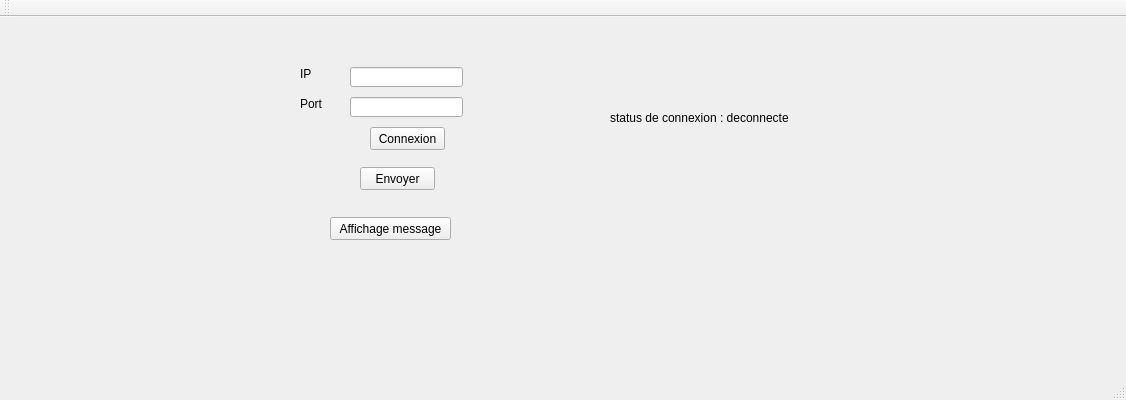
<?xml version="1.0" encoding="UTF-8"?>
<ui version="4.0">
 <class>InitiationQtClass</class>
 <widget class="QMainWindow" name="InitiationQtClass">
  <property name="geometry">
   <rect>
    <x>0</x>
    <y>0</y>
    <width>1126</width>
    <height>400</height>
   </rect>
  </property>
  <property name="windowTitle">
   <string>InitiationQt</string>
  </property>
  <widget class="QWidget" name="centralWidget">
   <widget class="QPushButton" name="pushButton_3">
    <property name="geometry">
     <rect>
      <x>330</x>
      <y>200</y>
      <width>121</width>
      <height>23</height>
     </rect>
    </property>
    <property name="text">
     <string>Affichage message</string>
    </property>
   </widget>
   <widget class="QLabel" name="label">
    <property name="geometry">
     <rect>
      <x>320</x>
      <y>230</y>
      <width>131</width>
      <height>81</height>
     </rect>
    </property>
    <property name="text">
     <string/>
    </property>
   </widget>
   <widget class="QLabel" name="label_3">
    <property name="geometry">
     <rect>
      <x>300</x>
      <y>50</y>
      <width>47</width>
      <height>13</height>
     </rect>
    </property>
    <property name="text">
     <string>IP</string>
    </property>
   </widget>
   <widget class="QLabel" name="label_4">
    <property name="geometry">
     <rect>
      <x>300</x>
      <y>80</y>
      <width>47</width>
      <height>13</height>
     </rect>
    </property>
    <property name="text">
     <string>Port</string>
    </property>
   </widget>
   <widget class="QLineEdit" name="IPLineEdit">
    <property name="geometry">
     <rect>
      <x>350</x>
      <y>50</y>
      <width>113</width>
      <height>20</height>
     </rect>
    </property>
   </widget>
   <widget class="QLineEdit" name="portLineEdit">
    <property name="geometry">
     <rect>
      <x>350</x>
      <y>80</y>
      <width>113</width>
      <height>20</height>
     </rect>
    </property>
   </widget>
   <widget class="QPushButton" name="pushButton_2">
    <property name="geometry">
     <rect>
      <x>370</x>
      <y>110</y>
      <width>75</width>
      <height>23</height>
     </rect>
    </property>
    <property name="text">
     <string>Connexion</string>
    </property>
   </widget>
   <widget class="QLabel" name="connectionStatusLabel">
    <property name="geometry">
     <rect>
      <x>610</x>
      <y>80</y>
      <width>451</width>
      <height>41</height>
     </rect>
    </property>
    <property name="text">
     <string>status de connexion : deconnecte</string>
    </property>
   </widget>
   <widget class="QPushButton" name="pushButton_4">
    <property name="geometry">
     <rect>
      <x>360</x>
      <y>150</y>
      <width>75</width>
      <height>23</height>
     </rect>
    </property>
    <property name="text">
     <string>Envoyer</string>
    </property>
   </widget>
  </widget>
  <widget class="QMenuBar" name="menuBar">
   <property name="geometry">
    <rect>
     <x>0</x>
     <y>0</y>
     <width>1126</width>
     <height>21</height>
    </rect>
   </property>
  </widget>
  <widget class="QToolBar" name="mainToolBar">
   <attribute name="toolBarArea">
    <enum>TopToolBarArea</enum>
   </attribute>
   <attribute name="toolBarBreak">
    <bool>false</bool>
   </attribute>
  </widget>
  <widget class="QStatusBar" name="statusBar"/>
 </widget>
 <layoutdefault spacing="6" margin="11"/>
 <resources>
  <include location="InitiationQt.qrc"/>
 </resources>
 <connections>
  <connection>
   <sender>pushButton_3</sender>
   <signal>clicked()</signal>
   <receiver>InitiationQtClass</receiver>
   <slot>onDisplayMessageButtonClicked()</slot>
   <hints>
    <hint type="sourcelabel">
     <x>390</x>
     <y>244</y>
    </hint>
    <hint type="destinationlabel">
     <x>299</x>
     <y>199</y>
    </hint>
   </hints>
  </connection>
  <connection>
   <sender>pushButton_2</sender>
   <signal>clicked()</signal>
   <receiver>InitiationQtClass</receiver>
   <slot>onConnectButtonClicked()</slot>
   <hints>
    <hint type="sourcelabel">
     <x>407</x>
     <y>154</y>
    </hint>
    <hint type="destinationlabel">
     <x>299</x>
     <y>199</y>
    </hint>
   </hints>
  </connection>
  <connection>
   <sender>pushButton_4</sender>
   <signal>clicked()</signal>
   <receiver>InitiationQtClass</receiver>
   <slot>onSendMessageButtonClicked()</slot>
   <hints>
    <hint type="sourcelabel">
     <x>397</x>
     <y>194</y>
    </hint>
    <hint type="destinationlabel">
     <x>562</x>
     <y>199</y>
    </hint>
   </hints>
  </connection>
 </connections>
 <slots>
  <slot>onDisplayMessageButtonClicked()</slot>
  <slot>onConnectButtonClicked()</slot>
  <slot>onSendMessageButtonClicked()</slot>
  <slot>onServerNewConnection()</slot>
 </slots>
</ui>
